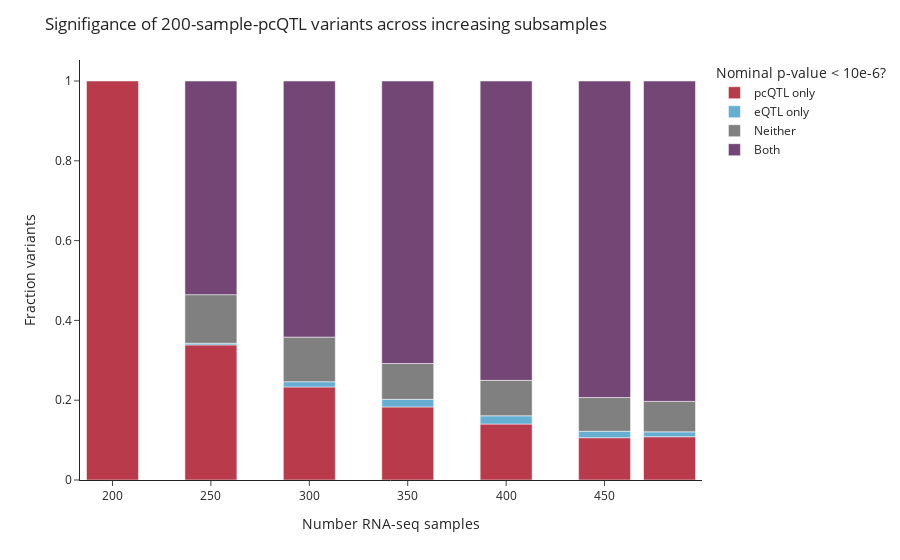

This figure's notebook cell:
### Code cell
# bar plot with fraction in each category
pc_only_sig = nominal_200_pc.rename(columns={'exclusive_label':f'exclusive_label_{final_sample_size}'})
col_names = [f'exclusive_label_{num}' for num in subsample_nums]
col_names.append(f'exclusive_label_{final_sample_size}')

# make the data to plot
melt_pc_sig = pc_only_sig.melt(id_vars=['variant_id', 'cluster_id'], var_name='sample_size', value_name='exclusive_label', value_vars=col_names)
melt_pc_sig['sample_size'] = melt_pc_sig['sample_size'].str.split('label_').str[1].astype(int)
count_data = melt_pc_sig.groupby(['sample_size', 'exclusive_label']).size().reset_index(name='counts')
# make a fraciton
count_data['fraction'] = count_data['counts']/count_data[(count_data['sample_size']==200)& (count_data['exclusive_label']=='pcqtl_only')]['counts'].iloc[0]

count_data['label_to_plot'] = count_data['exclusive_label'].map({'shared':'Both', 
                                   'pcqtl_only':'pcQTL only',
                                   'eqtl_only':'eQTL only',
                                   'neither':'Neither'})

fig = px.bar(count_data, x='sample_size', y='fraction', color='label_to_plot', 
             color_discrete_sequence=["#B83A4B", "#67AFD2", "grey", "#734675"])

# Set background color to white
fig.update_layout(
    template='simple_white'
)

# Update axes labels
fig.update_layout(
    yaxis_title='Fraction variants',
    xaxis_title='Number RNA-seq samples',
    legend_title_text='Nominal p-value < 10e-6?',
    title='Signifigance of 200-sample-pcQTL variants across increasing subsamples'
)

fig.show()

### Figure 1 — Plotly figure (JSON) as saved in the notebook; plotly's stock layout.template omitted (floating-point values rounded to 4 significant figures)
{"data": [{"alignmentgroup": "True", "hovertemplate": "label_to_plot=pcQTL only<br>sample_size=%{x}<br>fraction=%{y}<extra></extra>", "legendgroup": "pcQTL only", "marker": {"color": "#B83A4B", "pattern": {"shape": ""}}, "name": "pcQTL only", "offsetgroup": "pcQTL only", "orientation": "v", "showlegend": true, "textposition": "auto", "type": "bar", "x": [200, 250, 300, 350, 400, 450, 483], "xaxis": "x", "y": [1, 0.3387, 0.2332, 0.1831, 0.1402, 0.106, 0.1084], "yaxis": "y"}, {"alignmentgroup": "True", "hovertemplate": "label_to_plot=eQTL only<br>sample_size=%{x}<br>fraction=%{y}<extra></extra>", "legendgroup": "eQTL only", "marker": {"color": "#67AFD2", "pattern": {"shape": ""}}, "name": "eQTL only", "offsetgroup": "eQTL only", "orientation": "v", "showlegend": true, "textposition": "auto", "type": "bar", "x": [250, 300, 350, 400, 450, 483], "xaxis": "x", "y": [0.004105, 0.01315, 0.01903, 0.02071, 0.01614, 0.01231], "yaxis": "y"}, {"alignmentgroup": "True", "hovertemplate": "label_to_plot=Neither<br>sample_size=%{x}<br>fraction=%{y}<extra></extra>", "legendgroup": "Neither", "marker": {"color": "grey", "pattern": {"shape": ""}}, "name": "Neither", "offsetgroup": "Neither", "orientation": "v", "showlegend": true, "textposition": "auto", "type": "bar", "x": [250, 300, 350, 400, 450, 483], "xaxis": "x", "y": [0.1217, 0.1118, 0.08975, 0.08881, 0.08452, 0.07631], "yaxis": "y"}, {"alignmentgroup": "True", "hovertemplate": "label_to_plot=Both<br>sample_size=%{x}<br>fraction=%{y}<extra></extra>", "legendgroup": "Both", "marker": {"color": "#734675", "pattern": {"shape": ""}}, "name": "Both", "offsetgroup": "Both", "orientation": "v", "showlegend": true, "textposition": "auto", "type": "bar", "x": [250, 300, 350, 400, 450, 483], "xaxis": "x", "y": [0.5355, 0.6419, 0.7081, 0.7503, 0.7934, 0.803], "yaxis": "y"}], "layout": {"barmode": "relative", "legend": {"title": {"text": "Nominal p-value < 10e-6?"}, "tracegroupgap": 0}, "margin": {"t": 60}, "title": {"text": "Signifigance of 200-sample-pcQTL variants across increasing subsamples"}, "xaxis": {"anchor": "y", "domain": [0, 1], "title": {"text": "Number RNA-seq samples"}}, "yaxis": {"anchor": "x", "domain": [0, 1], "title": {"text": "Fraction variants"}}}}
